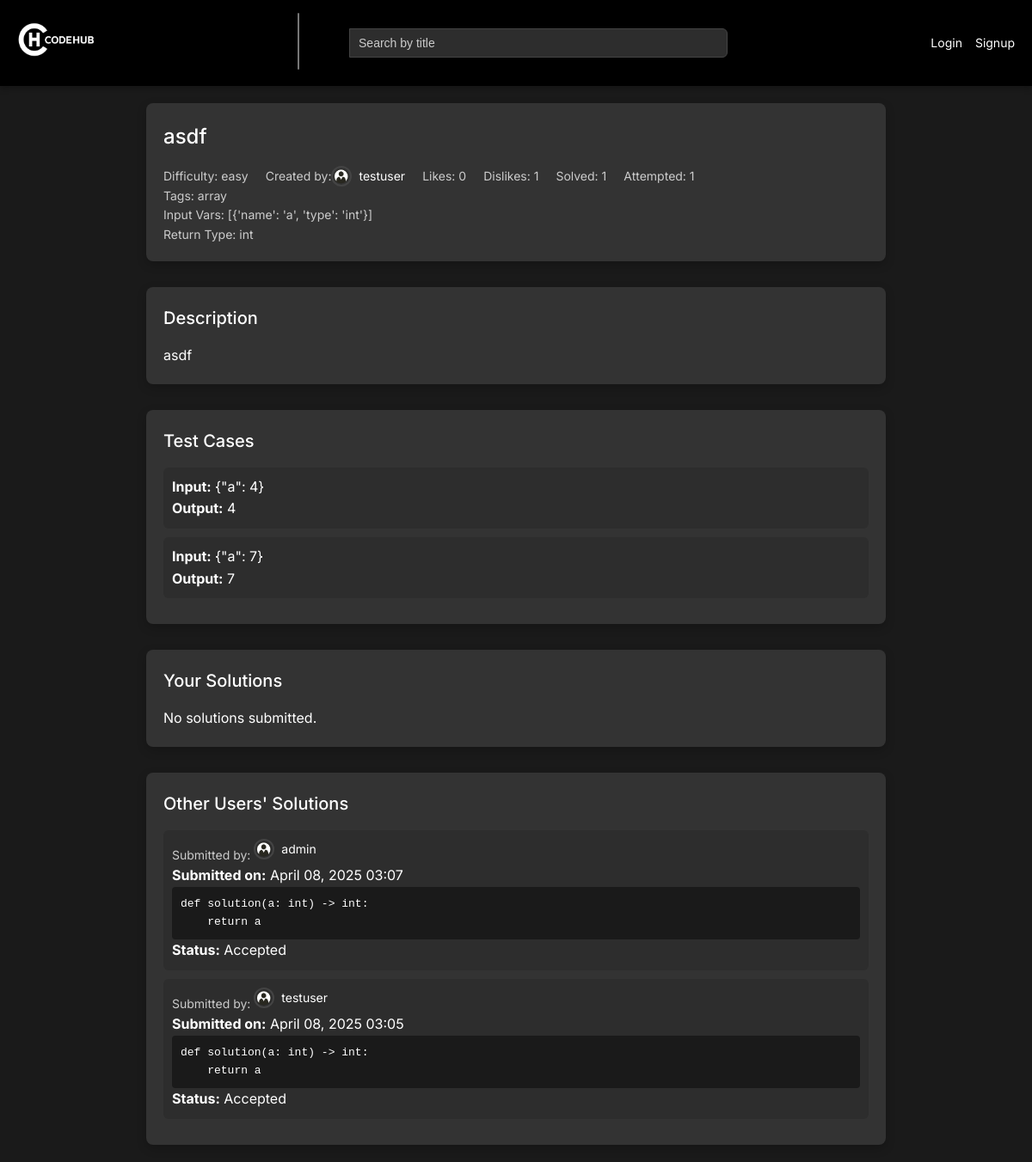
The page /problem/7/ on the database as committed earlier.
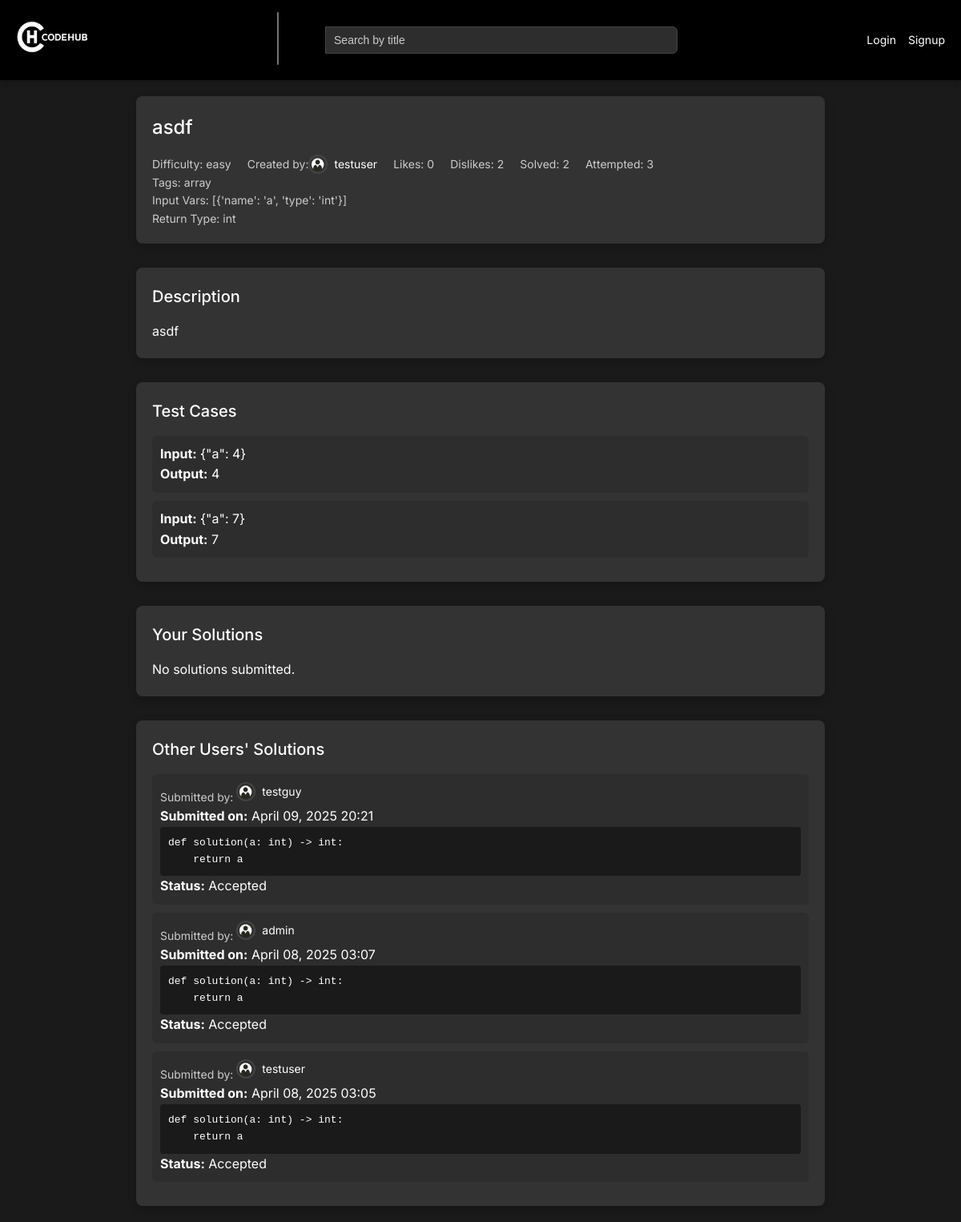
The same page on the database as committed later.
### problems/models.py (models this page shows, shortened)
class Problem(models.Model):
    DIFFICULTY_CHOICES = (
        ('easy', 'Easy'),
        ('medium', 'Medium'),
        ('hard', 'Hard'),
    )
    title = models.CharField(max_length=200)
    description = models.TextField()
    difficulty = models.CharField(max_length=6, choices=DIFFICULTY_CHOICES, default='easy')
    created_by = models.ForeignKey(User, on_delete=models.CASCADE, related_name='problems')
    tags = models.ManyToManyField(Tag, blank=True)
    created_at = models.DateTimeField(auto_now_add=True)
    solution_code = models.TextField()
    function_header = models.TextField(blank=True, null=True)
    input_vars = models.JSONField(default=list, blank=True)
    return_type = models.CharField(max_length=50, default='None')
    attempted_by = models.ManyToManyField(User, related_name='attempted_problems', blank=True)
    solved_by = models.ManyToManyField(User, related_name='solved_problems', blank=True)

class Tag(models.Model):
    name = models.CharField(max_length=50, unique=True)

class TestCase(models.Model):
    problem = models.ForeignKey(Problem, on_delete=models.CASCADE, related_name='test_cases')
    input_value = models.JSONField()
    expected_output = models.JSONField()

class Solution(models.Model):
    problem = models.ForeignKey(Problem, on_delete=models.CASCADE, related_name='solutions')
    code = models.TextField()
    created_by = models.ForeignKey(User, on_delete=models.CASCADE, related_name='solutions')
    created_at = models.DateTimeField(auto_now_add=True)

### problems/views.py (the view, shortened to what this page needs)
# urls.py: path('problem/<int:problem_id>/', views.problem_detail, name='problem_detail'),
def problem_detail(request, problem_id):
    problem = get_object_or_404(Problem, id=problem_id)
    user_rating = {'vote': 0}  # Default value
    user_solution = None
    solutions = []
    is_favorited = False
    if request.user.is_authenticated:
        other_solutions = Solution.objects.filter(problem=problem).exclude(created_by=request.user).order_by('-created_at')
    else:
        other_solutions = Solution.objects.filter(problem=problem).order_by('-created_at')
    likes = problem.ratings.filter(vote=1).count()
    dislikes = problem.ratings.filter(vote=-1).count()
    context = {
        'problem': problem,
        'likes': likes,
        'dislikes': dislikes,
        'user_rating': user_rating,
        'solutions': solutions,
        'other_solutions': other_solutions,
        'is_favorited': is_favorited,
        'user_solution': user_solution,
        'function_header': problem.function_header,
        'code': user_solution.code if user_solution else None,
        'input_vars': problem.input_vars,
        'return_type': problem.return_type,
        'results': None,
        'all_tests_passed': False,
    }
    return render(request, 'problem_detail.html', context)

### problems/templates/problem_detail.html (shortened to what this page needs)
{% extends 'base.html' %}
{% load static %}
{% block content %}
    <div class="problem-detail">
        <div class="problem-card">
            <h1>{{ problem.title }}</h1>
            <div class="meta-row">
                <span class="meta">Difficulty: {{ problem.difficulty }}</span>
                <span class="meta created">Created by:
                    <a href="{% url 'profile' %}?user={{ problem.created_by.username }}" class="user-link">
                        <img src="{% if problem.created_by.profile and problem.created_by.profile_picture %}{{ problem.created_by.profile.profile_picture.url }}{% else %}{% static 'problems/default_profile.png' %}{% endif %}" alt="{{ problem.created_by.username }}'s Profile Picture" class="profile-pic">
                        {{ problem.created_by.username }}
                    </a>
                </span>
                <span class="meta">Likes: {{ likes }}</span>
                <span class="meta">Dislikes: {{ dislikes }}</span>
                <span class="meta">Solved: {{ problem.solved_by.count }}</span>
                <span class="meta">Attempted: {{ problem.attempted_by.count }}</span>
            </div>
            <p class="meta">Tags: {% for tag in problem.tags.all %}{{ tag.name }}{% if not forloop.last %}, {% endif %}{% empty %}None{% endfor %}</p>
            <p class="meta">Input Vars: {{ input_vars|default:"None" }}</p>
            <p class="meta">Return Type: {{ return_type|default:"None" }}</p>
        </div>
        <div class="problem-card">
            <h2>Description</h2>
            <p>{{ problem.description|linebreaks }}</p>
        </div>
        <div class="problem-card">
            <h2>Test Cases</h2>
            {% for test_case in problem.test_cases.all %}
                <div class="test-case">
                    <p><strong>Input:</strong> {{ test_case.input_value }}</p>
                    <p><strong>Output:</strong> {{ test_case.expected_output }}</p>
                </div>
            {% empty %}
                <p>No test cases available.</p>
            {% endfor %}
        </div>
        <div class="problem-card">
            <h2>Your Solutions</h2>
            {% for solution in solutions %}
                <div class="solution-item">
                    <p><strong>Submitted on:</strong> {{ solution.created_at|date:"F d, Y H:i" }}</p>
                    <pre>{{ solution.code }}</pre>
                    <p><strong>Status:</strong> {{ solution.status|default:"Accepted" }}</p>
                </div>
            {% empty %}
                <p>No solutions submitted.</p>
            {% endfor %}
        </div>
        <div class="problem-card">
            <h2>Other Users' Solutions</h2>
            {% for solution in other_solutions %}
                <div class="solution-item">
                    <p class="meta">Submitted by:
                        <a href="{% url 'profile' %}?user={{ solution.created_by.username }}" class="user-link">
                            <img src="{% if solution.created_by.profile and solution.created_by.profile_picture %}{{ solution.created_by.profile.profile_picture.url }}{% else %}{% static 'problems/default_profile.png' %}{% endif %}" alt="{{ solution.created_by.username }}'s Profile Picture" class="profile-pic">
                            {{ solution.created_by.username }}
                        </a>
                    </p>
                    <p><strong>Submitted on:</strong> {{ solution.created_at|date:"F d, Y H:i" }}</p>
                    <pre>{{ solution.code }}</pre>
                    <p><strong>Status:</strong> {{ solution.status|default:"Accepted" }}</p>
                </div>
            {% empty %}
                <p>No other solutions submitted.</p>
            {% endfor %}
        </div>
    </div>
{% endblock %}

Rows that differ between the two databases and show on the page:
computed for Problem "asdf": solved_by.count "1" → "2"; attempted_by.count "1" → "3"
added Solution: created_by.username "testguy", created_at "April 09, 2025 20:21", code "def solution(a: int) -> int: return a", status "Accepted"
Other text that changed with them:
{{ dislikes }}: "1" → "2"
